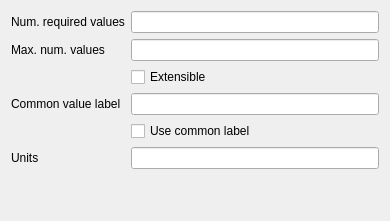
<?xml version="1.0" encoding="UTF-8"?>
<ui version="4.0">
 <class>ItemDefValueForm</class>
 <widget class="QWidget" name="ItemDefValueForm">
  <property name="geometry">
   <rect>
    <x>0</x>
    <y>0</y>
    <width>390</width>
    <height>221</height>
   </rect>
  </property>
  <property name="windowTitle">
   <string>Form</string>
  </property>
  <layout class="QVBoxLayout" name="verticalLayout">
   <item>
    <layout class="QFormLayout" name="formLayout">
     <item row="0" column="0">
      <widget class="QLabel" name="label_2">
       <property name="text">
        <string>Num. required values</string>
       </property>
      </widget>
     </item>
     <item row="0" column="1">
      <widget class="QLineEdit" name="leNumReqValues"/>
     </item>
     <item row="1" column="0">
      <widget class="QLabel" name="label_3">
       <property name="text">
        <string>Max. num. values</string>
       </property>
      </widget>
     </item>
     <item row="1" column="1">
      <widget class="QLineEdit" name="leMaxNumValues"/>
     </item>
     <item row="2" column="1">
      <widget class="QCheckBox" name="cbExtensible">
       <property name="text">
        <string>Extensible</string>
       </property>
      </widget>
     </item>
     <item row="3" column="0">
      <widget class="QLabel" name="label_4">
       <property name="text">
        <string>Common value label</string>
       </property>
      </widget>
     </item>
     <item row="3" column="1">
      <widget class="QLineEdit" name="leCommonLabel"/>
     </item>
     <item row="4" column="1">
      <widget class="QCheckBox" name="cbCommonLabel">
       <property name="text">
        <string>Use common label</string>
       </property>
      </widget>
     </item>
     <item row="5" column="0">
      <widget class="QLabel" name="label">
       <property name="text">
        <string>Units</string>
       </property>
      </widget>
     </item>
     <item row="5" column="1">
      <widget class="QLineEdit" name="leUnits"/>
     </item>
    </layout>
   </item>
   <item>
    <widget class="QWidget" name="wSubclass" native="true"/>
   </item>
  </layout>
 </widget>
 <resources/>
 <connections/>
</ui>
